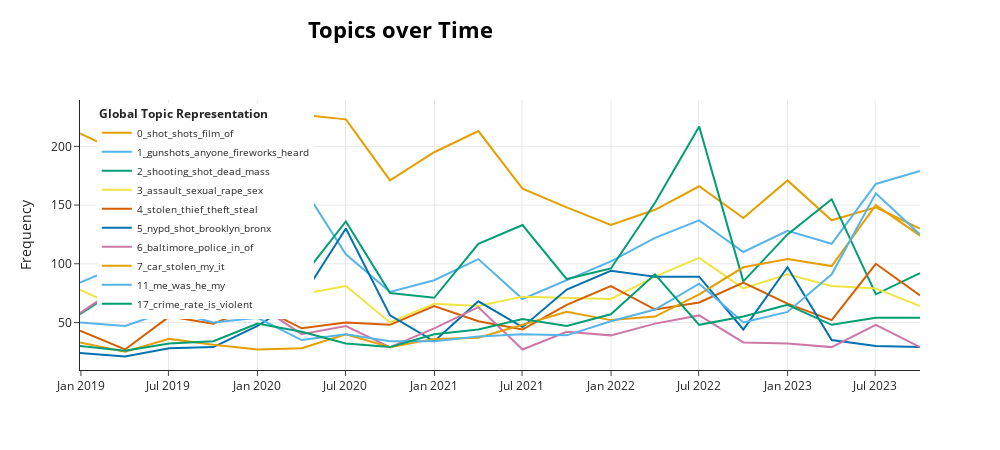

Notebook code cell kept with this figure:
### Code cell
topics_over_time = topic_model.topics_over_time(docs=stored_sentences,
                                                #topics=topics,
                                                timestamps=stored_timestamp,
                                                global_tuning=True,
                                                evolution_tuning=True,
                                                nr_bins=20)


# graph
fig = topic_model.visualize_topics_over_time(topics_over_time, top_n_topics=10, width=1000)
fig.update_layout(legend=dict(
    yanchor="top",
    y=0.99,
    xanchor="left",
    x=0.02
),
legend_font_size=10)

fig.show()

### Figure 1 — Plotly figure (JSON) as saved in the notebook; plotly's stock layout.template omitted (floating-point values rounded to 4 significant figures)
{"data": [{"hoverinfo": "text", "hovertext": ["<b>Topic 0</b><br>Words: shot, shots, film, some, of", "<b>Topic 0</b><br>Words: shot, shots, film, of, from", "<b>Topic 0</b><br>Words: shot, shots, film, of, this", "<b>Topic 0</b><br>Words: shot, shots, film, of, from", "<b>Topic 0</b><br>Words: shot, shots, film, this, of", "<b>Topic 0</b><br>Words: shot, film, shots, takes, this", "<b>Topic 0</b><br>Words: shot, shots, drone, morant, of", "<b>Topic 0</b><br>Words: shot, film, shots, wacker, from", "<b>Topic 0</b><br>Words: shot, shots, film, of, from", "<b>Topic 0</b><br>Words: shot, shots, film, drone, of", "<b>Topic 0</b><br>Words: shot, shots, film, of, from", "<b>Topic 0</b><br>Words: shot, shots, film, movie, this", "<b>Topic 0</b><br>Words: shot, shots, film, from, some", "<b>Topic 0</b><br>Words: shot, shots, film, movie, some", "<b>Topic 0</b><br>Words: shot, shots, film, drone, from", "<b>Topic 0</b><br>Words: shot, shots, film, this, some", "<b>Topic 0</b><br>Words: shot, shots, film, drone, of", "<b>Topic 0</b><br>Words: shot, shots, film, of, some", "<b>Topic 0</b><br>Words: shot, film, shots, drone, of", "<b>Topic 0</b><br>Words: shot, shots, film, some, of"], "marker": {"color": "#E69F00"}, "mode": "lines", "name": "0_shot_shots_film_of", "type": "scatter", "x": ["2018-12-30T04:26:59.332000", "2019-04-02T07:25:15.400000", "2019-07-02T14:34:08.800000", "2019-10-01T21:43:02.200000", "2020-01-01T04:51:55.600000", "2020-04-01T12:00:49", "2020-07-01T19:09:42.400000", "2020-10-01T02:18:35.800000", "2020-12-31T09:27:29.200000", "2021-04-01T16:36:22.600000", "2021-07-01T23:45:16", "2021-10-01T06:54:09.400000", "2021-12-31T14:03:02.800000", "2022-04-01T21:11:56.200000", "2022-07-02T04:20:49.600000", "2022-10-01T11:29:43", "2022-12-31T18:38:36.400000", "2023-04-02T01:47:29.800000", "2023-07-02T08:56:23.200000", "2023-10-01T16:05:16.600000"], "y": [211, 193, 228, 178, 224, 227, 223, 171, 195, 213, 164, 148, 133, 146, 166, 139, 171, 137, 148, 130]}, {"hoverinfo": "text", "hovertext": ["<b>Topic 1</b><br>Words: gunshots, anyone, heard, hear, was", "<b>Topic 1</b><br>Words: gunshots, fireworks, anyone, heard, hear", "<b>Topic 1</b><br>Words: fireworks, gunshots, heard, anyone, was", "<b>Topic 1</b><br>Words: gunshots, anyone, fireworks, heard, hear", "<b>Topic 1</b><br>Words: gunshots, heard, anyone, fireworks, shooting", "<b>Topic 1</b><br>Words: fireworks, gunshots, heard, anyone, hear", "<b>Topic 1</b><br>Words: gunshots, fireworks, anyone, heard, hear", "<b>Topic 1</b><br>Words: gunshots, anyone, heard, hear, fireworks", "<b>Topic 1</b><br>Words: gunshots, fireworks, hear, anyone, heard", "<b>Topic 1</b><br>Words: gunshots, anyone, heard, fireworks, hear", "<b>Topic 1</b><br>Words: fireworks, gunshots, anyone, heard, hear", "<b>Topic 1</b><br>Words: gunshots, heard, anyone, shooting, fireworks", "<b>Topic 1</b><br>Words: gunshots, anyone, heard, fireworks, shooting", "<b>Topic 1</b><br>Words: gunshots, anyone, fireworks, heard, shooting", "<b>Topic 1</b><br>Words: fireworks, gunshots, anyone, heard, shooting", "<b>Topic 1</b><br>Words: gunshots, anyone, heard, hear, fireworks", "<b>Topic 1</b><br>Words: gunshots, heard, anyone, fireworks, hear", "<b>Topic 1</b><br>Words: gunshots, anyone, heard, hear, was", "<b>Topic 1</b><br>Words: gunshots, heard, anyone, fireworks, was", "<b>Topic 1</b><br>Words: anyone, gunshots, shooting, heard, was"], "marker": {"color": "#56B4E9"}, "mode": "lines", "name": "1_gunshots_anyone_fireworks_heard", "type": "scatter", "x": ["2018-12-30T04:26:59.332000", "2019-04-02T07:25:15.400000", "2019-07-02T14:34:08.800000", "2019-10-01T21:43:02.200000", "2020-01-01T04:51:55.600000", "2020-04-01T12:00:49", "2020-07-01T19:09:42.400000", "2020-10-01T02:18:35.800000", "2020-12-31T09:27:29.200000", "2021-04-01T16:36:22.600000", "2021-07-01T23:45:16", "2021-10-01T06:54:09.400000", "2021-12-31T14:03:02.800000", "2022-04-01T21:11:56.200000", "2022-07-02T04:20:49.600000", "2022-10-01T11:29:43", "2022-12-31T18:38:36.400000", "2023-04-02T01:47:29.800000", "2023-07-02T08:56:23.200000", "2023-10-01T16:05:16.600000"], "y": [84, 100, 95, 70, 75, 167, 108, 76, 86, 104, 70, 86, 102, 122, 137, 110, 128, 117, 168, 179]}, {"hoverinfo": "text", "hovertext": ["<b>Topic 2</b><br>Words: shooting, shot, injured, killed, dead", "<b>Topic 2</b><br>Words: shooting, shot, dead, near, mall", "<b>Topic 2</b><br>Words: shooting, dead, shot, wounded, near", "<b>Topic 2</b><br>Words: shooting, mass, mall, shot, dead", "<b>Topic 2</b><br>Words: shooting, lenox, dead, injured, mall", "<b>Topic 2</b><br>Words: shooting, shot, gunshots, man, killed", "<b>Topic 2</b><br>Words: shooting, injured, shot, dead, near", "<b>Topic 2</b><br>Words: shooting, shot, mall, near, lenox", "<b>Topic 2</b><br>Words: shooting, shot, killed, injured, dead", "<b>Topic 2</b><br>Words: shooting, shot, dead, mass, park", "<b>Topic 2</b><br>Words: shooting, shot, man, dead, injured", "<b>Topic 2</b><br>Words: shooting, man, shot, injured, dead", "<b>Topic 2</b><br>Words: shooting, shot, man, injured, dead", "<b>Topic 2</b><br>Words: shooting, mass, dead, wounded, shot", "<b>Topic 2</b><br>Words: shooting, highland, park, mass, parade", "<b>Topic 2</b><br>Words: shooting, dead, shot, man, park", "<b>Topic 2</b><br>Words: shooting, monterey, mass, dead, park", "<b>Topic 2</b><br>Words: shooting, injured, dead, shot, mass", "<b>Topic 2</b><br>Words: shooting, mass, injured, shot, man", "<b>Topic 2</b><br>Words: shooting, fired, injured, man, dead"], "marker": {"color": "#009E73"}, "mode": "lines", "name": "2_shooting_shot_dead_mass", "type": "scatter", "x": ["2018-12-30T04:26:59.332000", "2019-04-02T07:25:15.400000", "2019-07-02T14:34:08.800000", "2019-10-01T21:43:02.200000", "2020-01-01T04:51:55.600000", "2020-04-01T12:00:49", "2020-07-01T19:09:42.400000", "2020-10-01T02:18:35.800000", "2020-12-31T09:27:29.200000", "2021-04-01T16:36:22.600000", "2021-07-01T23:45:16", "2021-10-01T06:54:09.400000", "2021-12-31T14:03:02.800000", "2022-04-01T21:11:56.200000", "2022-07-02T04:20:49.600000", "2022-10-01T11:29:43", "2022-12-31T18:38:36.400000", "2023-04-02T01:47:29.800000", "2023-07-02T08:56:23.200000", "2023-10-01T16:05:16.600000"], "y": [57, 82, 97, 89, 77, 88, 136, 75, 71, 117, 133, 87, 96, 152, 217, 85, 125, 155, 74, 92]}, {"hoverinfo": "text", "hovertext": ["<b>Topic 3</b><br>Words: assault, sexual, rape, sex, charged", "<b>Topic 3</b><br>Words: assault, rape, sexual, sex, raped", "<b>Topic 3</b><br>Words: assault, sexual, rape, sex, raped", "<b>Topic 3</b><br>Words: assault, sexual, rape, sex, alleged", "<b>Topic 3</b><br>Words: assault, rape, sexual, sex, rapist", "<b>Topic 3</b><br>Words: assault, sexual, rape, charged, allegations", "<b>Topic 3</b><br>Words: assault, rape, sexual, man, subway", "<b>Topic 3</b><br>Words: assault, rape, sexual, man, assaults", "<b>Topic 3</b><br>Words: assault, sex, sexual, rape, decriminalization", "<b>Topic 3</b><br>Words: assault, sexual, rape, sex, accused", "<b>Topic 3</b><br>Words: assault, sexual, rape, sex, man", "<b>Topic 3</b><br>Words: assault, sexual, rape, sex, subway", "<b>Topic 3</b><br>Words: assault, rape, sexual, woman, raped", "<b>Topic 3</b><br>Words: assault, sexual, rape, sex, man", "<b>Topic 3</b><br>Words: assault, rape, sexual, sex, raped", "<b>Topic 3</b><br>Words: assault, sexual, rape, sex, raped", "<b>Topic 3</b><br>Words: assault, sexual, rape, student, cps", "<b>Topic 3</b><br>Words: assault, sexual, rape, allege, torture", "<b>Topic 3</b><br>Words: assault, sexual, rape, sex, tec", "<b>Topic 3</b><br>Words: assault, sexual, rape, perkins, curtin"], "marker": {"color": "#F0E442"}, "mode": "lines", "name": "3_assault_sexual_rape_sex", "type": "scatter", "x": ["2018-12-30T04:26:59.332000", "2019-04-02T07:25:15.400000", "2019-07-02T14:34:08.800000", "2019-10-01T21:43:02.200000", "2020-01-01T04:51:55.600000", "2020-04-01T12:00:49", "2020-07-01T19:09:42.400000", "2020-10-01T02:18:35.800000", "2020-12-31T09:27:29.200000", "2021-04-01T16:36:22.600000", "2021-07-01T23:45:16", "2021-10-01T06:54:09.400000", "2021-12-31T14:03:02.800000", "2022-04-01T21:11:56.200000", "2022-07-02T04:20:49.600000", "2022-10-01T11:29:43", "2022-12-31T18:38:36.400000", "2023-04-02T01:47:29.800000", "2023-07-02T08:56:23.200000", "2023-10-01T16:05:16.600000"], "y": [78, 60, 62, 91, 82, 74, 81, 50, 66, 64, 72, 71, 70, 89, 105, 79, 91, 81, 79, 64]}, {"hoverinfo": "text", "hovertext": ["<b>Topic 4</b><br>Words: stolen, thief, theft, steal, identity", "<b>Topic 4</b><br>Words: thief, stolen, theft, steal, tool", "<b>Topic 4</b><br>Words: stolen, theft, steal, thief, package", "<b>Topic 4</b><br>Words: stolen, theft, thief, steal, mail", "<b>Topic 4</b><br>Words: thief, stolen, theft, package, steal", "<b>Topic 4</b><br>Words: stolen, thief, steal, theft, package", "<b>Topic 4</b><br>Words: thief, stolen, steal, theft, package", "<b>Topic 4</b><br>Words: stolen, thief, theft, package, steal", "<b>Topic 4</b><br>Words: stolen, thief, theft, steal, package", "<b>Topic 4</b><br>Words: thief, stolen, steal, theft, package", "<b>Topic 4</b><br>Words: thief, stolen, steal, theft, package", "<b>Topic 4</b><br>Words: stolen, theft, steal, thief, mail", "<b>Topic 4</b><br>Words: stolen, theft, thief, steal, package", "<b>Topic 4</b><br>Words: stolen, theft, thief, steal, mail", "<b>Topic 4</b><br>Words: stolen, thief, theft, steal, package", "<b>Topic 4</b><br>Words: stolen, thief, theft, from, steal", "<b>Topic 4</b><br>Words: stolen, theft, thief, steal, mail", "<b>Topic 4</b><br>Words: thief, stolen, theft, steal, identity", "<b>Topic 4</b><br>Words: theft, stolen, thief, steal, package", "<b>Topic 4</b><br>Words: stolen, theft, thief, retail, steal"], "marker": {"color": "#D55E00"}, "mode": "lines", "name": "4_stolen_thief_theft_steal", "type": "scatter", "x": ["2018-12-30T04:26:59.332000", "2019-04-02T07:25:15.400000", "2019-07-02T14:34:08.800000", "2019-10-01T21:43:02.200000", "2020-01-01T04:51:55.600000", "2020-04-01T12:00:49", "2020-07-01T19:09:42.400000", "2020-10-01T02:18:35.800000", "2020-12-31T09:27:29.200000", "2021-04-01T16:36:22.600000", "2021-07-01T23:45:16", "2021-10-01T06:54:09.400000", "2021-12-31T14:03:02.800000", "2022-04-01T21:11:56.200000", "2022-07-02T04:20:49.600000", "2022-10-01T11:29:43", "2022-12-31T18:38:36.400000", "2023-04-02T01:47:29.800000", "2023-07-02T08:56:23.200000", "2023-10-01T16:05:16.600000"], "y": [43, 27, 55, 49, 64, 45, 50, 48, 64, 51, 44, 65, 81, 61, 67, 84, 66, 52, 100, 73]}, {"hoverinfo": "text", "hovertext": ["<b>Topic 5</b><br>Words: nypd, queens, shot, bronx, brooklyn", "<b>Topic 5</b><br>Words: nypd, brooklyn, harlem, shot, fatally", "<b>Topic 5</b><br>Words: nypd, fuck, brooklyn, shot, fatally", "<b>Topic 5</b><br>Words: nypd, shot, bronx, brooklyn, queens", "<b>Topic 5</b><br>Words: bronx, nypd, shot, brooklyn, cop", "<b>Topic 5</b><br>Words: nypd, brooklyn, nyc, shootings, shot", "<b>Topic 5</b><br>Words: nypd, brooklyn, shot, nyc, bronx", "<b>Topic 5</b><br>Words: brooklyn, nypd, shot, fatally, queens", "<b>Topic 5</b><br>Words: nypd, shot, brooklyn, bronx, man", "<b>Topic 5</b><br>Words: nypd, square, shot, brooklyn, times", "<b>Topic 5</b><br>Words: shot, bronx, nypd, brooklyn, fatally", "<b>Topic 5</b><br>Words: bronx, nypd, shot, brooklyn, man", "<b>Topic 5</b><br>Words: nypd, harlem, bronx, shot, brooklyn", "<b>Topic 5</b><br>Words: bronx, nypd, shot, brooklyn, queens", "<b>Topic 5</b><br>Words: brooklyn, shot, nypd, bronx, fatally", "<b>Topic 5</b><br>Words: nypd, bronx, shot, queens, man", "<b>Topic 5</b><br>Words: nypd, bronx, shot, brooklyn, fatally", "<b>Topic 5</b><br>Words: nypd, queens, mugger, fatally, bronx", "<b>Topic 5</b><br>Words: brooklyn, nypd, shot, fatally, man", "<b>Topic 5</b><br>Words: brooklyn, nypd, shot, fatally, suspect"], "marker": {"color": "#0072B2"}, "mode": "lines", "name": "5_nypd_shot_brooklyn_bronx", "type": "scatter", "x": ["2018-12-30T04:26:59.332000", "2019-04-02T07:25:15.400000", "2019-07-02T14:34:08.800000", "2019-10-01T21:43:02.200000", "2020-01-01T04:51:55.600000", "2020-04-01T12:00:49", "2020-07-01T19:09:42.400000", "2020-10-01T02:18:35.800000", "2020-12-31T09:27:29.200000", "2021-04-01T16:36:22.600000", "2021-07-01T23:45:16", "2021-10-01T06:54:09.400000", "2021-12-31T14:03:02.800000", "2022-04-01T21:11:56.200000", "2022-07-02T04:20:49.600000", "2022-10-01T11:29:43", "2022-12-31T18:38:36.400000", "2023-04-02T01:47:29.800000", "2023-07-02T08:56:23.200000", "2023-10-01T16:05:16.600000"], "y": [24, 21, 28, 29, 47, 71, 130, 56, 34, 68, 46, 78, 94, 89, 89, 44, 97, 35, 30, 29]}, {"hoverinfo": "text", "hovertext": ["<b>Topic 6</b><br>Words: baltimore, police, he, of, in", "<b>Topic 6</b><br>Words: baltimore, police, sun, harbor, in", "<b>Topic 6</b><br>Words: baltimore, police, hogan, violence, in", "<b>Topic 6</b><br>Words: baltimore, nbsp, police, can, the", "<b>Topic 6</b><br>Words: baltimore, police, cc, project, in", "<b>Topic 6</b><br>Words: baltimore, bpd, police, aclu, city", "<b>Topic 6</b><br>Words: baltimore, trace, police, task, force", "<b>Topic 6</b><br>Words: baltimore, police, trace, task, officer", "<b>Topic 6</b><br>Words: baltimore, police, fenton, justin, trace", "<b>Topic 6</b><br>Words: baltimore, police, crime, scott, city", "<b>Topic 6</b><br>Words: baltimore, police, scott, year, violence", "<b>Topic 6</b><br>Words: baltimore, holley, police, officer, keona", "<b>Topic 6</b><br>Words: baltimore, mosby, marilyn, police, campaign", "<b>Topic 6</b><br>Words: baltimore, police, jenkins, thompson, malik", "<b>Topic 6</b><br>Words: baltimore, police, squeegee, mosby, dpw", "<b>Topic 6</b><br>Words: baltimore, county, question, charter, borrowing", "<b>Topic 6</b><br>Words: baltimore, maryland, davis, police, family", "<b>Topic 6</b><br>Words: baltimore, spending, scott, proposed, city", "<b>Topic 6</b><br>Words: baltimore, shooting, mass, police, brooklyn", "<b>Topic 6</b><br>Words: baltimore, police, gray, in, freddie"], "marker": {"color": "#CC79A7"}, "mode": "lines", "name": "6_baltimore_police_in_of", "type": "scatter", "x": ["2018-12-30T04:26:59.332000", "2019-04-02T07:25:15.400000", "2019-07-02T14:34:08.800000", "2019-10-01T21:43:02.200000", "2020-01-01T04:51:55.600000", "2020-04-01T12:00:49", "2020-07-01T19:09:42.400000", "2020-10-01T02:18:35.800000", "2020-12-31T09:27:29.200000", "2021-04-01T16:36:22.600000", "2021-07-01T23:45:16", "2021-10-01T06:54:09.400000", "2021-12-31T14:03:02.800000", "2022-04-01T21:11:56.200000", "2022-07-02T04:20:49.600000", "2022-10-01T11:29:43", "2022-12-31T18:38:36.400000", "2023-04-02T01:47:29.800000", "2023-07-02T08:56:23.200000", "2023-10-01T16:05:16.600000"], "y": [58, 84, 98, 63, 65, 40, 47, 29, 45, 63, 27, 42, 39, 49, 56, 33, 32, 29, 48, 29]}, {"hoverinfo": "text", "hovertext": ["<b>Topic 7</b><br>Words: car, stolen, my, it, was", "<b>Topic 7</b><br>Words: car, my, stolen, it, was", "<b>Topic 7</b><br>Words: car, stolen, my, it, was", "<b>Topic 7</b><br>Words: car, my, stolen, it, ultrasound", "<b>Topic 7</b><br>Words: car, stolen, my, it, if", "<b>Topic 7</b><br>Words: car, stolen, my, cars, it", "<b>Topic 7</b><br>Words: car, stolen, my, it, was", "<b>Topic 7</b><br>Words: car, stolen, my, cars, it", "<b>Topic 7</b><br>Words: car, stolen, my, plate, it", "<b>Topic 7</b><br>Words: car, my, stolen, it, they", "<b>Topic 7</b><br>Words: car, stolen, my, it, was", "<b>Topic 7</b><br>Words: car, my, stolen, it, was", "<b>Topic 7</b><br>Words: car, stolen, my, it, kia", "<b>Topic 7</b><br>Words: car, stolen, kia, my, it", "<b>Topic 7</b><br>Words: car, stolen, my, it, kia", "<b>Topic 7</b><br>Words: car, stolen, kia, my, it", "<b>Topic 7</b><br>Words: car, stolen, it, my, hyundai", "<b>Topic 7</b><br>Words: car, stolen, kia, my, it", "<b>Topic 7</b><br>Words: car, my, stolen, it, was", "<b>Topic 7</b><br>Words: car, stolen, my, it, kia"], "marker": {"color": "#E69F00"}, "mode": "lines", "name": "7_car_stolen_my_it", "type": "scatter", "x": ["2018-12-30T04:26:59.332000", "2019-04-02T07:25:15.400000", "2019-07-02T14:34:08.800000", "2019-10-01T21:43:02.200000", "2020-01-01T04:51:55.600000", "2020-04-01T12:00:49", "2020-07-01T19:09:42.400000", "2020-10-01T02:18:35.800000", "2020-12-31T09:27:29.200000", "2021-04-01T16:36:22.600000", "2021-07-01T23:45:16", "2021-10-01T06:54:09.400000", "2021-12-31T14:03:02.800000", "2022-04-01T21:11:56.200000", "2022-07-02T04:20:49.600000", "2022-10-01T11:29:43", "2022-12-31T18:38:36.400000", "2023-04-02T01:47:29.800000", "2023-07-02T08:56:23.200000", "2023-10-01T16:05:16.600000"], "y": [33, 25, 36, 31, 27, 28, 40, 29, 36, 37, 48, 59, 52, 55, 74, 97, 104, 98, 150, 124]}, {"hoverinfo": "text", "hovertext": ["<b>Topic 11</b><br>Words: me, my, he, was, and", "<b>Topic 11</b><br>Words: me, was, he, the, and", "<b>Topic 11</b><br>Words: my, me, was, and, the", "<b>Topic 11</b><br>Words: me, was, and, they, my", "<b>Topic 11</b><br>Words: was, me, my, and, the", "<b>Topic 11</b><br>Words: he, was, the, and, to", "<b>Topic 11</b><br>Words: me, he, my, the, to", "<b>Topic 11</b><br>Words: me, he, the, to, was", "<b>Topic 11</b><br>Words: was, me, my, he, and", "<b>Topic 11</b><br>Words: he, and, was, the, me", "<b>Topic 11</b><br>Words: was, me, and, the, he", "<b>Topic 11</b><br>Words: me, he, was, my, the", "<b>Topic 11</b><br>Words: he, was, me, the, and", "<b>Topic 11</b><br>Words: my, was, the, and, me", "<b>Topic 11</b><br>Words: was, me, the, my, and", "<b>Topic 11</b><br>Words: me, the, to, and, was", "<b>Topic 11</b><br>Words: was, the, to, and, they", "<b>Topic 11</b><br>Words: me, my, was, he, the", "<b>Topic 11</b><br>Words: he, me, was, my, the", "<b>Topic 11</b><br>Words: he, was, me, my, and"], "marker": {"color": "#56B4E9"}, "mode": "lines", "name": "11_me_was_he_my", "type": "scatter", "x": ["2018-12-30T04:26:59.332000", "2019-04-02T07:25:15.400000", "2019-07-02T14:34:08.800000", "2019-10-01T21:43:02.200000", "2020-01-01T04:51:55.600000", "2020-04-01T12:00:49", "2020-07-01T19:09:42.400000", "2020-10-01T02:18:35.800000", "2020-12-31T09:27:29.200000", "2021-04-01T16:36:22.600000", "2021-07-01T23:45:16", "2021-10-01T06:54:09.400000", "2021-12-31T14:03:02.800000", "2022-04-01T21:11:56.200000", "2022-07-02T04:20:49.600000", "2022-10-01T11:29:43", "2022-12-31T18:38:36.400000", "2023-04-02T01:47:29.800000", "2023-07-02T08:56:23.200000", "2023-10-01T16:05:16.600000"], "y": [50, 47, 60, 50, 54, 35, 40, 34, 34, 38, 40, 39, 51, 61, 83, 50, 59, 91, 160, 125]}, {"hoverinfo": "text", "hovertext": ["<b>Topic 17</b><br>Words: crime, crimes, violent, rate, decline", "<b>Topic 17</b><br>Words: crime, fluoride, rate, aurora, thugs", "<b>Topic 17</b><br>Words: crime, poverty, foxx, kim, rate", "<b>Topic 17</b><br>Words: crime, rate, why, rates, statistics", "<b>Topic 17</b><br>Words: crime, down, is, rate, rival", "<b>Topic 17</b><br>Words: crime, criminals, duluth, high, is", "<b>Topic 17</b><br>Words: crime, rate, assaults, nkc, city", "<b>Topic 17</b><br>Words: crime, rate, wave, pigeon, control", "<b>Topic 17</b><br>Words: crime, data, rate, is, violent", "<b>Topic 17</b><br>Words: crime, rate, is, bad, increase", "<b>Topic 17</b><br>Words: crime, rate, foxx, kim, violent", "<b>Topic 17</b><br>Words: crime, rate, is, data, north", "<b>Topic 17</b><br>Words: crime, rate, mobile, is, city", "<b>Topic 17</b><br>Words: crime, mobile, rate, is, stats", "<b>Topic 17</b><br>Words: crime, rate, criminals, is, violent", "<b>Topic 17</b><br>Words: crime, is, rate, bad, military", "<b>Topic 17</b><br>Words: crime, rate, criminals, rates, down", "<b>Topic 17</b><br>Words: crime, rate, down, violent, why", "<b>Topic 17</b><br>Words: crime, is, down, rates, rate", "<b>Topic 17</b><br>Words: crime, data, is, violent, strickland"], "marker": {"color": "#009E73"}, "mode": "lines", "name": "17_crime_rate_is_violent", "type": "scatter", "x": ["2018-12-30T04:26:59.332000", "2019-04-02T07:25:15.400000", "2019-07-02T14:34:08.800000", "2019-10-01T21:43:02.200000", "2020-01-01T04:51:55.600000", "2020-04-01T12:00:49", "2020-07-01T19:09:42.400000", "2020-10-01T02:18:35.800000", "2020-12-31T09:27:29.200000", "2021-04-01T16:36:22.600000", "2021-07-01T23:45:16", "2021-10-01T06:54:09.400000", "2021-12-31T14:03:02.800000", "2022-04-01T21:11:56.200000", "2022-07-02T04:20:49.600000", "2022-10-01T11:29:43", "2022-12-31T18:38:36.400000", "2023-04-02T01:47:29.800000", "2023-07-02T08:56:23.200000", "2023-10-01T16:05:16.600000"], "y": [30, 26, 32, 34, 49, 42, 32, 29, 40, 44, 53, 47, 57, 91, 48, 55, 65, 48, 54, 54]}], "layout": {"height": 450, "hoverlabel": {"bgcolor": "white", "font": {"family": "Rockwell", "size": 16}}, "legend": {"font": {"size": 10}, "title": {"text": "<b>Global Topic Representation"}, "x": 0.02, "xanchor": "left", "y": 0.99, "yanchor": "top"}, "title": {"font": {"color": "Black", "size": 22}, "text": "<b>Topics over Time</b>", "x": 0.4, "xanchor": "center", "y": 0.95, "yanchor": "top"}, "width": 1000, "xaxis": {"showgrid": true}, "yaxis": {"showgrid": true, "title": {"text": "Frequency"}}}}
